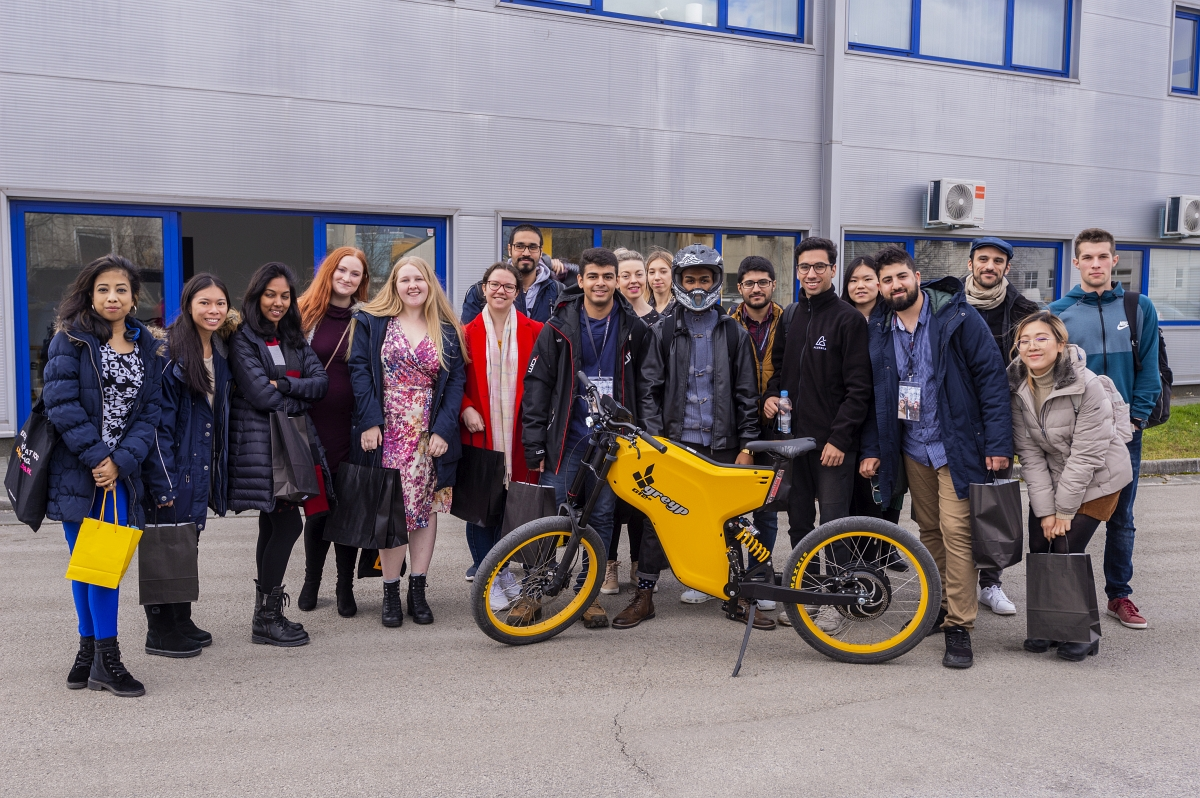
#> input picture modul 3/datoteke/opencv/slike/Algebra_greyp.jpg, 1200 x 798 px
$ python ocv1.py
#> lines starting #> are read from the running program, lines starting #| are printed output that depends on the picture; after the words box and inside, x2 and y2 are one past the last pixel; in counts of white or black regions, pixels touching at a corner belong together
import cv2
import os
os.chdir("m3/datoteke/opencv/") #Ovdje mijenjam direktorij

face_cascade = cv2.CascadeClassifier("haarcascade/haarcascade_frontalface_default.xml")
foto = cv2.imread("slike/Algebra_greyp.jpg")
#> foto is the input picture: shape (798, 1200, 3); mean B, G, R 127.9, 121.6, 129.5
cb_foto = cv2.cvtColor(foto, cv2.COLOR_BGR2GRAY)
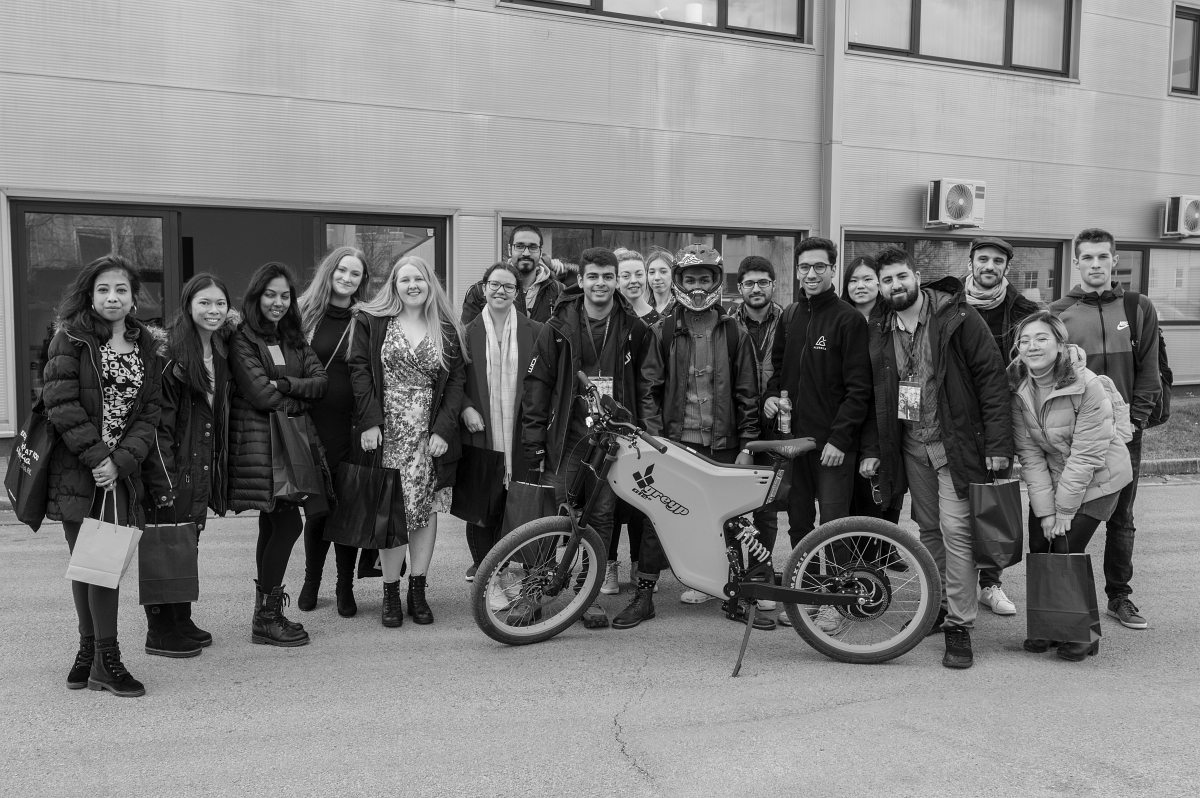
#> cb_foto: shape (798, 1200); min 0, max 254, mean 124.7

prepoznata_lica = face_cascade.detectMultiScale(
    cb_foto,
    scaleFactor = 1.1,
    minNeighbors = 5,
    minSize = (30,30)
)
#> prepoznata_lica = 17 rows, first 6: [504, 228, 46, 46], [641, 259, 36, 36], [330, 257, 39, 39], [614, 260, 37, 37], [392, 263, 42, 42], [844, 265, 38, 38]

print(f"Pronađeno je {len(prepoznata_lica)} lica")
#| Pronađeno je 17 lica

for (x, y, w ,h) in prepoznata_lica:
    cv2.rectangle(foto, (x, y, w, h), (0,255,0),2)
#> this loop made 17 passes
#> (x, y, w, h) on passes 1 to 12: (504, 228, 46, 46), (641, 259, 36, 36), (330, 257, 39, 39), (614, 260, 37, 37), (392, 263, 42, 42), (844, 265, 38, 38), (735, 266, 44, 44), (481, 270, 39, 39), (256, 279, 43, 43), (188, 285, 46, 46), (1072, 239, 48, 48), (966, 241, 48, 48)
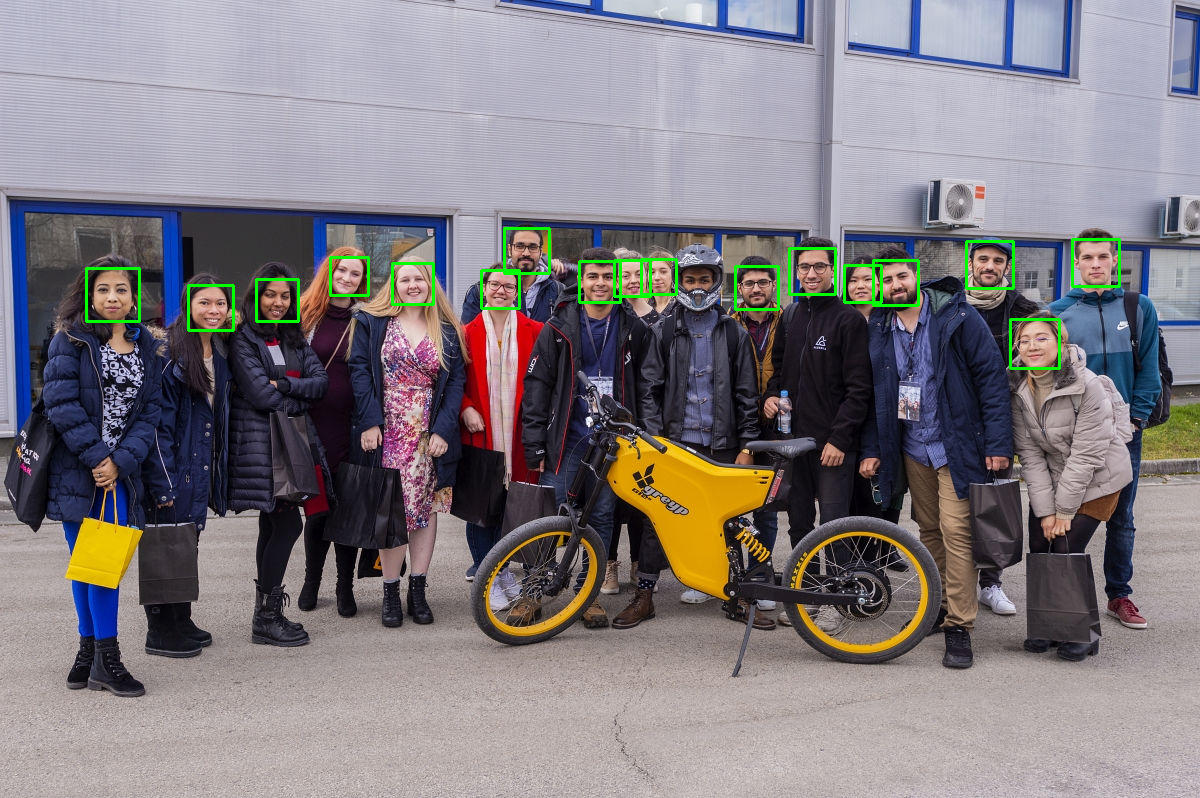
#> foto: shape (798, 1200, 3); 0.89% of pixels changed, all inside (x1, y1, x2, y2) = (85, 227, 1121, 370)

cv2.imshow("Pronadjena lica",foto)

cv2.waitKey()
